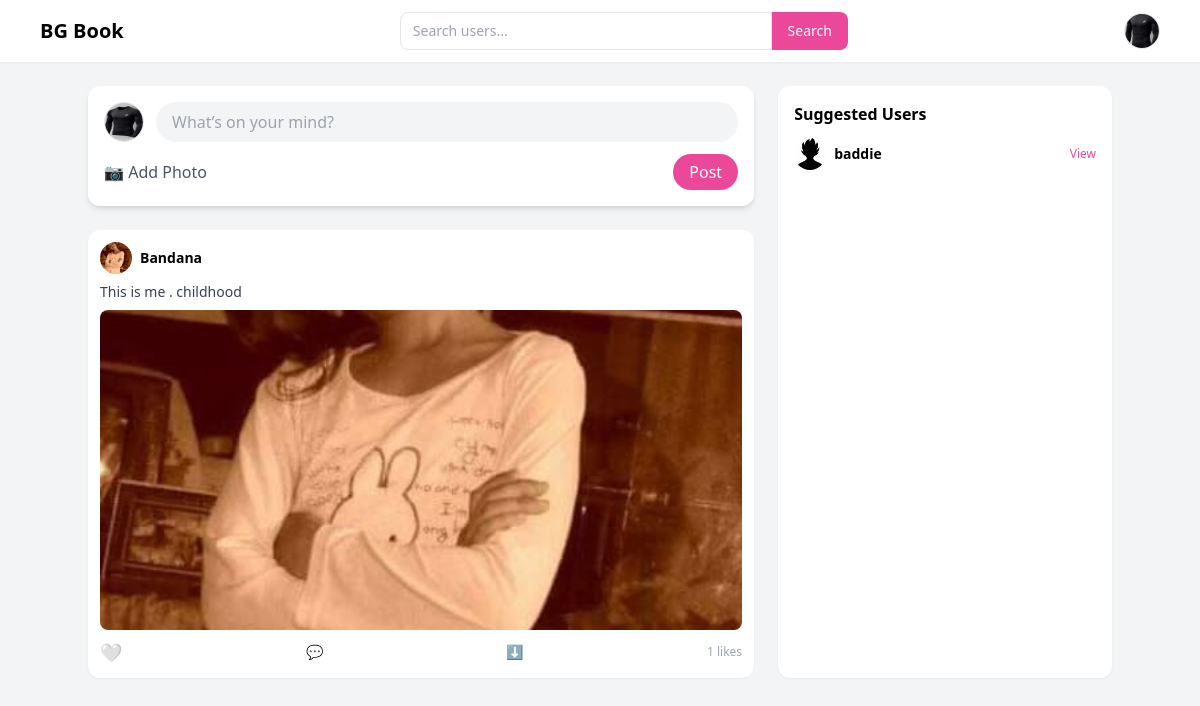
Screenshot of / (signed in) with the database file from the repository.
### main/models.py (models this page shows, shortened)
class Profile(models.Model):
    user=models.ForeignKey(User, on_delete=models.CASCADE)
    id_user=models.IntegerField()
    bio=models.CharField(max_length=5000, blank=True)
    location=models.CharField(max_length=30, blank=True)
    profileimg=models.ImageField( default='d_pp.png', upload_to='profile_pics')

class Post(models.Model):
    id=models.UUIDField(primary_key=True,default=uuid.uuid4,editable=False)
    user=models.ForeignKey(User, on_delete=models.CASCADE)
    image=models.ImageField(upload_to='post_pics')
    text=models.TextField()
    created_at=models.DateTimeField(default=datetime.now)
    no_of_likes=models.IntegerField(default=0)

### main/views.py (the view)
# urls.py: path("", views.index, name="index"),
@login_required(login_url='signin')
def index(request):
    user_d = User.objects.get(username=request.user.username)
    user_profile = Profile.objects.get(user=user_d)
    user_following = Followers.objects.filter(
        follower=user_d
    ).values_list('username', flat=True)
    posts = Post.objects.filter(
        user__username__in=user_following
    ).order_by('-created_at')
    liked_posts = set(
        Likepost.objects.filter(
            username=request.user.username
        ).values_list('post_id', flat=True)
    )
    post_data = []
    for post in posts:
        post_data.append({
            'post': post,
            'profile_img': Profile.objects.get(user=post.user).profileimg.url,
            'is_liked': str(post.id) in liked_posts
        })
    userto_follow = User.objects.exclude(
        username__in=user_following
    ).exclude(
        username=user_d.username
    ).exclude(
        is_superuser=True
    )
    userto_follow_profiles = Profile.objects.filter(
        user__in=userto_follow
    )
    data = {
        'user_profile': user_profile,
        'post_data': post_data,
        'userto_follow_profiles': userto_follow_profiles,
    }
    return render(request, 'index.html', data)

### templates/index.html (shortened to what this page needs)
{% load static %}
<!DOCTYPE html>
<html lang="en">
<head>
    <script src="https://cdn.tailwindcss.com"></script>
</head>
<body class="bg-gray-100">
<header class="bg-white shadow-sm">
    <div class="max-w-6xl mx-auto flex items-center justify-between py-3 px-4">
        <h1 class="text-xl font-bold whitespace-nowrap">
            BG Book
        </h1>
        <form action="search" method="post"
              class="flex flex-1 max-w-md mx-6">
            <input type="text"
                   name="username"
                   placeholder="Search users..."
                   class="w-full border px-3 py-2 rounded-l-lg text-sm focus:outline-none">
            <button class="bg-pink-500 text-white px-4 rounded-r-lg text-sm">
                Search
            </button>
        </form>
        <div class="flex items-center gap-3">
            <div class="relative">
                <img src="{{ user_profile.profileimg.url }}"
                     id="profileBtn"
                     class="w-9 h-9 rounded-full object-cover cursor-pointer border">
            </div>
        </div>
    </div>
</header>
<div class="max-w-5xl mx-auto mt-6 flex gap-6">
    <div class="w-2/3 space-y-4">
 <div class="bg-white shadow-md rounded-xl p-4 mb-6">
    <form action="{% url 'upload' %}" method="POST" enctype="multipart/form-data">
        <div class="flex items-center space-x-3">
            <img src="{{ user_profile.profileimg.url }}"
                 class="w-10 h-10 rounded-full border" alt="">
            <input type="text" name="post_text"
                   placeholder="What’s on your mind?"
                   class="flex-1 bg-gray-100 px-4 py-2 rounded-full focus:outline-none focus:ring-2 focus:ring-pink-500">
        </div>
        <div class="mt-3 flex items-center justify-between">
            <label class="cursor-pointer flex items-center space-x-2 text-gray-600 hover:text-pink-600">
                <span>📷 Add Photo</span>
            </label>
            <button type="submit"
                    class="bg-pink-500 text-white px-4 py-1.5 rounded-full hover:bg-pink-600 transition">
                Post
            </button>
        </div>
    </form>
</div>
        {% for post in post_data %}
        <div class="bg-white rounded-xl shadow-sm p-3">
            <div class="flex items-center gap-2 mb-2">
                <img src="{{ post.profile_img }}"
                     class="w-8 h-8 rounded-full object-cover">
                <a href="/profile/{{ post.post.user.username }}"
                   class="text-sm font-semibold hover:text-pink-500">
                    {{ post.post.user.username }}
                </a>
            </div>
            {% if post.post.text %}
                <p class="text-sm text-gray-700 mb-2">
                    {{ post.post.text }}
                </p>
            {% endif %}
            {% if post.post.image %}
                <img src="{{ post.post.image.url }}"
                     class="w-full max-h-[320px] object-cover rounded-lg">
            {% endif %}
            <div class="flex justify-between items-center mt-2 text-sm">
                <a href="{% url 'like-post' post.post.id %}"
                   class="text-lg transition">
                    {% if post.is_liked %}
                        <span class="text-pink-500">❤️</span>
                    {% else %}
                        <span class="text-gray-400 hover:text-pink-500">🤍</span>
                    {% endif %}
                </a>
                <a href="{% url 'commentlist' post.post.id %}"
                   class="text-gray-500 hover:text-pink-500">
                    💬
                </a>
                {% if post.post.image %}
                <a href="{{ post.post.image.url }}" download
                   class="text-gray-500 hover:text-pink-500">
                    ⬇
                </a>
                {% endif %}
                <span class="text-xs text-gray-400">
                    {{ post.post.no_of_likes }} likes
                </span>
            </div>
        </div>
        {% endfor %}
    </div>
    <div class="w-1/3 bg-white rounded-xl shadow-sm p-4">
        <h2 class="font-semibold mb-3">Suggested Users</h2>
        {% for u in userto_follow_profiles %}
        <div class="flex justify-between items-center mb-3">
            <div class="flex items-center gap-2">
                <img src="{{ u.profileimg.url }}"
                     class="w-8 h-8 rounded-full object-cover">
                <a href="/profile/{{ u.user.username }}"
                   class="text-sm font-semibold hover:text-pink-500">
                    {{ u.user.username }}
                </a>
            </div>
            <a href="/profile/{{ u.user.username }}"
               class="text-xs text-pink-500">
                View
            </a>
        </div>
        {% endfor %}
    </div>
</div>
</body>
</html>

### rows the page displays
Profile: profileimg (picture)
Post: post.user.username "Bandana", post.text "This is me . childhood", post.image (picture), post.no_of_likes "1"
Profile: profileimg (picture), user.username "baddie"
